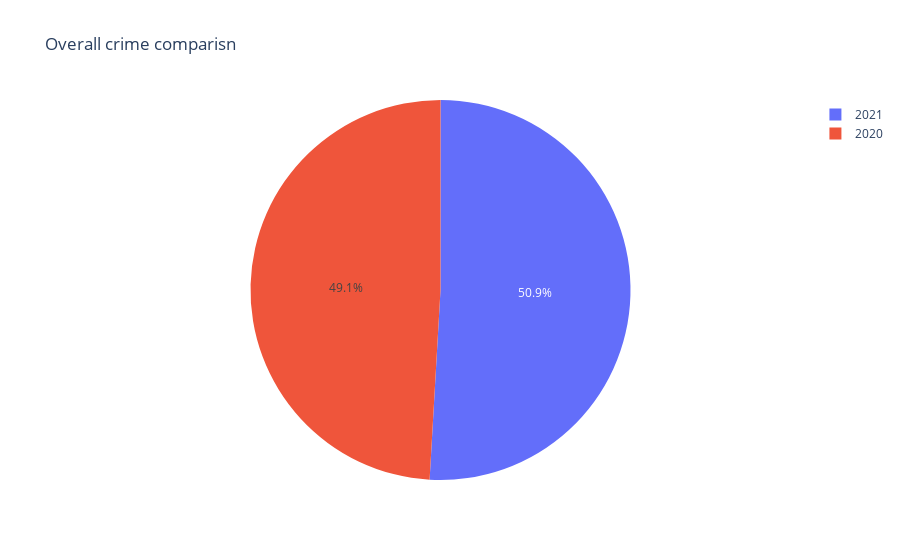

The notebook cell this image was saved under:
### Code cell
#Data Analysis
#Over all Crime comparisn by year
data_pie = finalDF
data_pie["YEAR_OCCURRENCE"] = pd.DatetimeIndex(data_pie["DATE_OCCURRENCE"]).year
data_pie = pd.DataFrame(data_pie.groupby(["YEAR_OCCURRENCE"])["YEAR_OCCURRENCE"].count())
data_pie.rename(columns={'YEAR_OCCURRENCE': 'Count'}, inplace=True)
data_pie.reset_index(inplace=True)
data_pie.head()
#Pie chart to compare overall occurances by year
fig = px.pie(data_pie, values='Count', names='YEAR_OCCURRENCE', title='Overall crime comparisn')
fig.show()

### Figure 1 — Plotly figure (JSON) as saved in the notebook; plotly's stock layout.template omitted (floating-point values rounded to 4 significant figures)
{"data": [{"domain": {"x": [0, 1], "y": [0, 1]}, "hovertemplate": "YEAR_OCCURRENCE=%{label}<br>Count=%{value}<extra></extra>", "labels": [2020, 2021], "legendgroup": "", "name": "", "showlegend": true, "values": [165468, 171628], "type": "pie"}], "layout": {"legend": {"tracegroupgap": 0}, "title": {"text": "Overall crime comparisn"}}}
